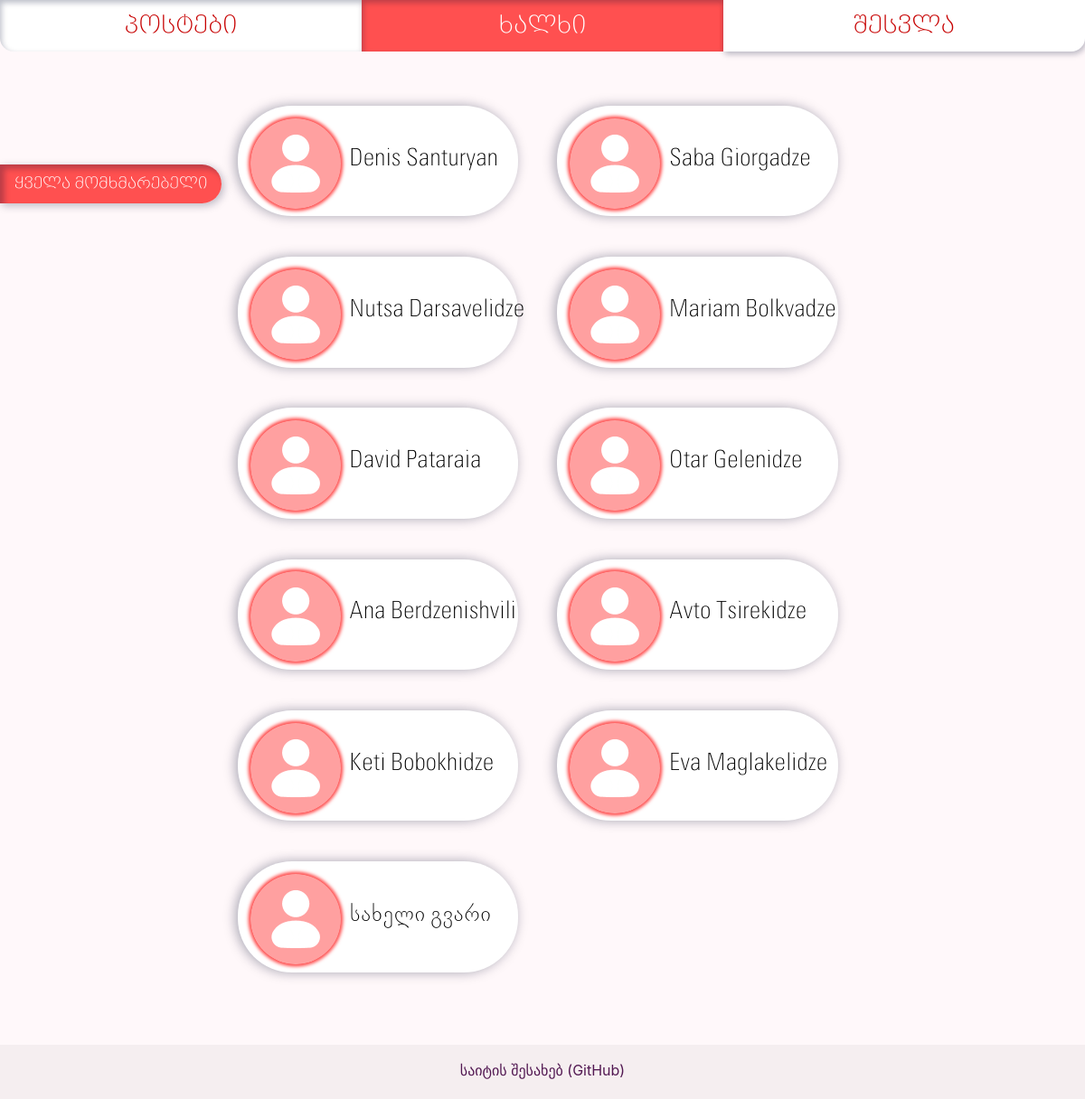
The page /people/ on the database as committed earlier.
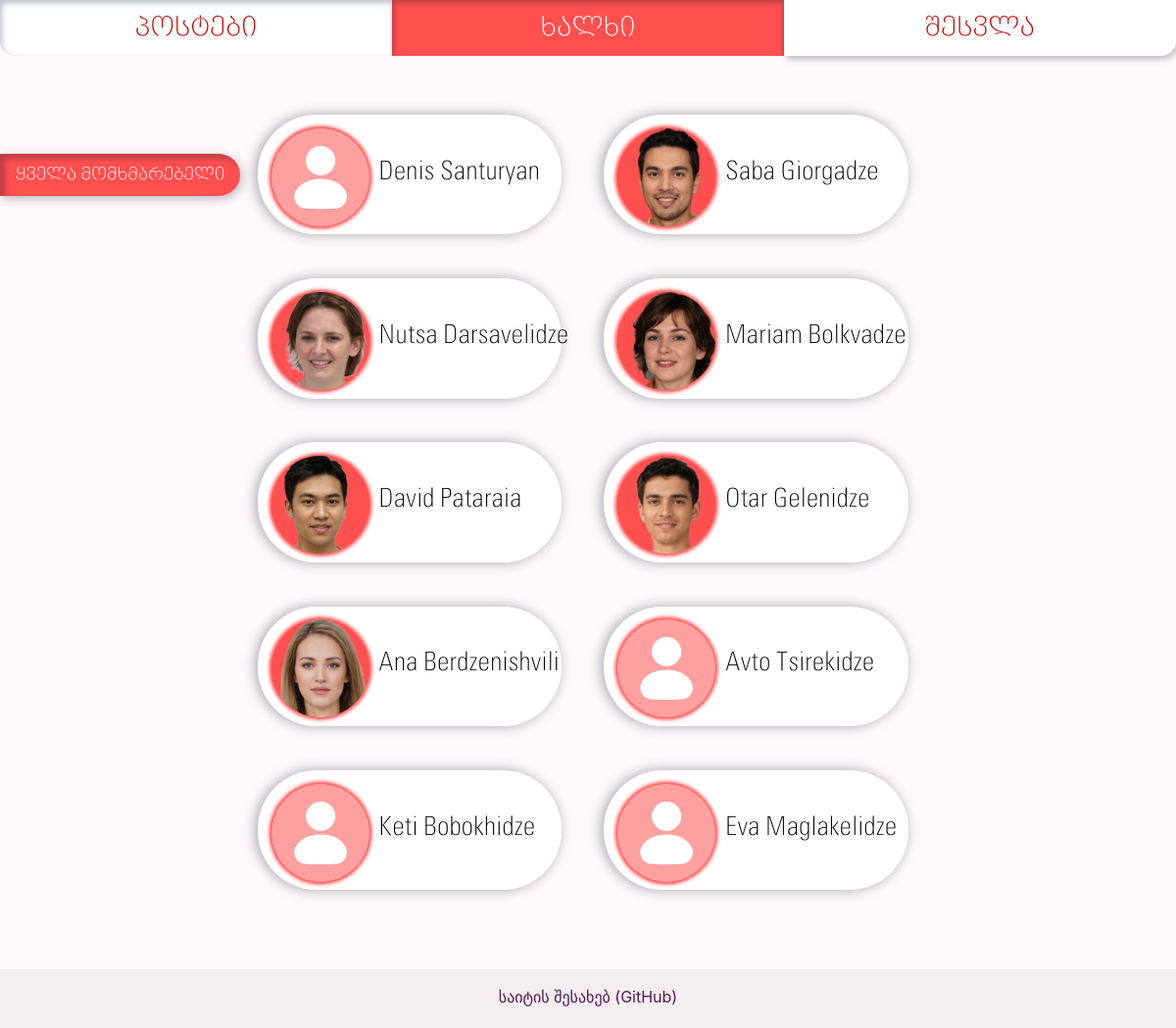
The same page on the database as committed later.
### app/models/users.py (models this page shows, shortened)
class User(db.Model, UserMixin):
    __tablename__ = 'users'
    id = db.Column(db.Integer, primary_key=True)
    username = db.Column(db.String(16), unique=True, nullable=False, index=True)
    password = db.Column(db.String(255))
    name_first = db.Column(db.String)
    name_last = db.Column(db.String)
    email = db.Column(db.String(64), unique=True, nullable=False, index=True)
    sex = db.Column(db.String)
    dob = db.Column(db.Date)
    age = db.Column(db.Integer)
    picture = db.Column(db.String)
    post = db.relationship('PostsModel', backref='User', uselist=False)
    comment = db.relationship('Comment', backref='User', uselist=False)
    roles = db.relationship('Role', secondary=roles_users,
                            backref=db.backref('users', lazy='dynamic'))
    friends = db.relationship('User', secondary=friendships,
                              primaryjoin=id == friendships.c.user_id_one,
                              secondaryjoin=id == friendships.c.user_id_two)

### app/profiles/views.py (the view)
@profiles_blueprint.route('/')
@profiles_blueprint.route('/<username>', methods=['GET', 'POST'])
def list_people(username=None):
    if username:
        user = User.find_by_username(username)
        friend_request_form = FriendRequestForm()
        if current_user.is_authenticated:
            if user.id == current_user.id:
                return redirect(url_for('profiles.profile'))
            incoming_requests = FriendRequest.query.filter_by(recipient_user=current_user.id, active=1).all()
            incoming_requests_ids = [r.id for r in incoming_requests]
            incoming_requests_senders = [r.sender_user for r in incoming_requests]
            incoming_requests = [incoming_requests_ids, incoming_requests_senders]
            friend_asked = FriendRequest.query.filter_by(recipient_user=user.id,
                                                         sender_user=current_user.id,
                                                         active=1).first()
            if request.method == 'POST':  # happens when sending a friend request or deleting an existing one
                sender = int(friend_request_form.sender_user.data)
                receiver = int(friend_request_form.receiving_user.data)
                if sender == current_user.id and receiver == user.id:
                    if friend_request_form.submit_friend_request.data:
                        if not friend_asked:
                            new_friend_request = FriendRequest(sender_user=sender,
                                                               recipient_user=receiver)
                            db.session.add(new_friend_request)
                            db.session.commit()
                            return redirect(url_for('profiles.list_people', username=user.username))
                    elif friend_request_form.undo_friend_request.data:
                        if friend_asked:
                            db.session.delete(friend_asked)
                            db.session.commit()
                            return redirect(url_for('profiles.list_people', username=user.username))
        else:
            friend_asked = None
            incoming_requests = None
        return render_template('people_profile.html', pages=generate_nav_links(),
                               user=user,
                               friend_request_form=friend_request_form,
                               friend_asked=friend_asked,
                               incoming_requests=incoming_requests)
    else:
        people_list = User.query.all()
        return render_template('people.html', pages=generate_nav_links(), people_list=people_list)

### app/tools/nav_link_list.py (called while the page is built)
def generate_nav_links():
    pages_nav_list = [
        ("posts.list_posts", "პოსტები"),
        ("profiles.list_people", "ხალხი"),
        ("auth.auth", "შესვლა")
    ]
    from flask_login import current_user
    if current_user.is_authenticated:
        pages_nav_list[2] = ('profiles.profile', current_user.username.upper())
    return pages_nav_list

### app/profiles/templates/people.html (shortened to what this page needs)
{% extends "base.html" %}
{% block content %}
{% from 'macros_images.html' import show_profile_picture %}
  <div class="c-3">
    <div class="nav flex-column nav-pills nav-left-tabs profile-list-buttons" id="v-pills-tab" role="tablist" aria-orientation="vertical">
      <a class="nav-link  active profile-list-buttons-single" id="v-pills-home-tab" data-toggle="pill" href="#v-pills-home" role="tab" aria-controls="v-pills-home" aria-selected="true"> ყველა მომხმარებელი </a>
    </div>
  </div>
<div class="tab-content" id="v-pills-tabContent">
<div class="tab-pane fade show active" id="v-pills-home" role="tabpanel" aria-labelledby="v-pills-home-tab" style="flex-direction: column-reverse">
        <div class="profile-list-all c-8">
            {% for p in people_list %}
                {% if current_user.is_authenticated and p.id == current_user.id %}
                    <a href="{{ url_for('profiles.profile') }}">
                {% else %}
                    <a href="{{ url_for('profiles.list_people', username=p.username) }}">
                {% endif %}
                    <div class="profile-list-one c-4">
                        <table style="flex-direction: row">
                        <tbody>
                            <tr>
                                <td> {{ show_profile_picture(p, 'profile-list-image') }}
                                    <span class="profile-list-name"> {{ p.name_first }} {{ p.name_last }}</span>
                                </td>
                            </tr>
                        </tbody>
                        </table>
                    </div>
                </a>
            {% endfor %}
        </div>
    </div>
</div>
{% endblock %}

### app/templates/base.html (shortened to what this page needs)
{% from 'macros_general.html' import generate_navbar, generate_title %}
<!DOCTYPE html>
<html lang="en">
<head>
    <link rel="stylesheet" href="https://cdn.jsdelivr.net/npm/bootstrap@4.6.0/dist/css/bootstrap.min.css">
    <link rel="stylesheet" href="{{ url_for('static', filename='fonts/bpg-nino-elite-exp-caps.css') }}">
    <link rel="stylesheet" href="{{ url_for('static', filename='fonts/bpg-nino-elite.css') }}">
    <link rel="stylesheet" href="{{ url_for('static', filename='styles.css') }}">
    <link rel="stylesheet" href="{{ url_for('profiles.static', filename='style.css') }}">
</head>
<body>
    <div id="page-container">
        <div id="content-wrap">
            {{ generate_navbar(pages) }}
            {% block content %} {% endblock %}
        </div>
        <footer>
            <a href="https://github.com/Denissant/SocialMedia" class="text-center p-3 container-fluid" id="footer">
            საიტის შესახებ (GitHub)
            </a>
        </footer>
    </div>
<link class="jsbin" href="http://ajax.googleapis.com/ajax/libs/jqueryui/1/themes/base/jquery-ui.css" rel="stylesheet" type="text/css" />
</body>
</html>

### app/templates/macros_general.html (shortened to what this page needs)
{% macro generate_navbar(pages) %}
    <nav class="c-12" id="navbar">
        {% for page in pages %}
            {% if request.endpoint.endswith(page[0]) %}
                <a class="c-4 nav-button active" href="{{ url_for(page[0]) }}">{{ page[1] }}</a>
            {% else %}
                <a class="c-4 nav-button nav-passive" href="{{ url_for(page[0]) }}">{{ page[1] }}</a>
            {% endif %}
        {% endfor %}
    </nav>
{% endmacro %}
{% macro show_profile_information(user) %}
    {% from macros_images import show_profile_picture %}
{% endmacro %}

### app/posts/templates/macros_images.html (shortened to what this page needs)
{% macro show_profile_picture(user, style) %}
      {% if user.picture %}
        <img src="{{ url_for('static', filename='uploads/profile_pictures/%s' % user.picture) }}" class="{{style}}" alt="my_profile_picture">
      {% else %}
        <img src="{{ url_for('static', filename='uploads/profile_pictures/default_profile_picture.png') }}" class="{{style}}" alt="my_profile_picture">
      {% endif %}
{% endmacro %}

### app/static/styles.css (style rules this page uses)
html, body { margin: 0; padding: 0; height: 100%; background-color: rgb(255, 248, 250); }
* { box-sizing: border-box; }
.c-3 { width: 25%; }
.c-4 { width: 33.33%; }
.c-8 { width: 66.66%; }
.c-12 { width: 100%; }
#page-container { position: relative; min-height: 100vh; }
#content-wrap { padding-bottom: 6rem; }
#footer { position: absolute; bottom: 0; width: 100%; height: 3.75rem; background: rgba(0, 0, 0, 0.04); text-decoration: none; color: #521852; }
#navbar { display: flex; font-size: 1.7rem; font-family: "BPG Nino Elite Exp Caps", sans-serif; }
.nav-button, .nav-button:hover { padding: 0.5rem 1rem; text-align: center; text-decoration: none; user-select: none; }
#navbar .active { background-color: #ff5050; box-shadow: inset 0.1rem 0.18rem 0.4rem rgba(2, 12, 47, 0.27); color: white }
#navbar .nav-passive { background-color: white; border: none; box-shadow: 0.1rem 0.18rem 0.4rem rgba(2, 12, 47, 0.27); color: #C70101; }
#navbar :first-child { border-bottom-left-radius: 0.94rem; }
#navbar :last-child { border-bottom-right-radius: 0.94rem; }
.profile-list-all { margin: auto; padding-left: 2%; padding-top: 5%; flex-direction: row; }
.profile-list-one { display: inline-block; margin-left: 5%; margin-bottom: 5%; width: 40%; background-color: white; border-radius: 3.75rem; padding: 1%; box-shadow: -0.15rem 0 0.8rem rgba(2, 12, 47, 0.35); }
.profile-list-name { font-family: "Open Sans Mixed", "BPG Nino Elite", sans-serif; font-size: 1.625rem; color: #000000; overflow: hidden; white-space: nowrap; text-overflow: ellipsis; max-width: 15rem; display: inline-block; position: absolute; text-align: center; margin-top: 2.5%; }
.profile-list-image { border-radius: 3.125rem; background-color: #ff5050; box-shadow: 0 0 0.24rem 0.15rem #ff5050; height: 6.25rem; width: 6.25rem; margin: 0.312rem 0.625rem 0 0.312rem; }
.nav-left-tabs { font-family: "BPG Nino Elite Exp Caps", sans-serif; box-shadow: 0.15rem 0.15rem 0.61rem rgba(2, 12, 47, 0.27); background-color: white!important; font-size: 1.25rem; text-align: center; max-width: 18.75rem; border-top-right-radius: 1.875rem; border-bottom-right-radius: 1.875rem; }
.nav-left-tabs * { color: purple!important; }
.nav-left-tabs .active { background-color: #ff5050!important; color: white!important; border-radius: 0 1.875rem 1.875rem 0!important; box-shadow: inset 0.3rem 0.3rem 0.42rem rgba(2, 12, 47, 0.27)!important; }
.profile-list-buttons { position: absolute; top: 15%; }
.profile-list-buttons-single { font-size: 1.1rem; }

Rows that differ between the two databases and show on the page:
removed User: name_first "სახელი", name_last "გვარი"
changed User "Saba": picture: picture added
changed User "Nutsa": picture: picture added
changed User "Mariam": picture: picture added
changed User "David": picture: picture added
changed User "Otar": picture: picture added
changed User "Ana": picture: picture added
